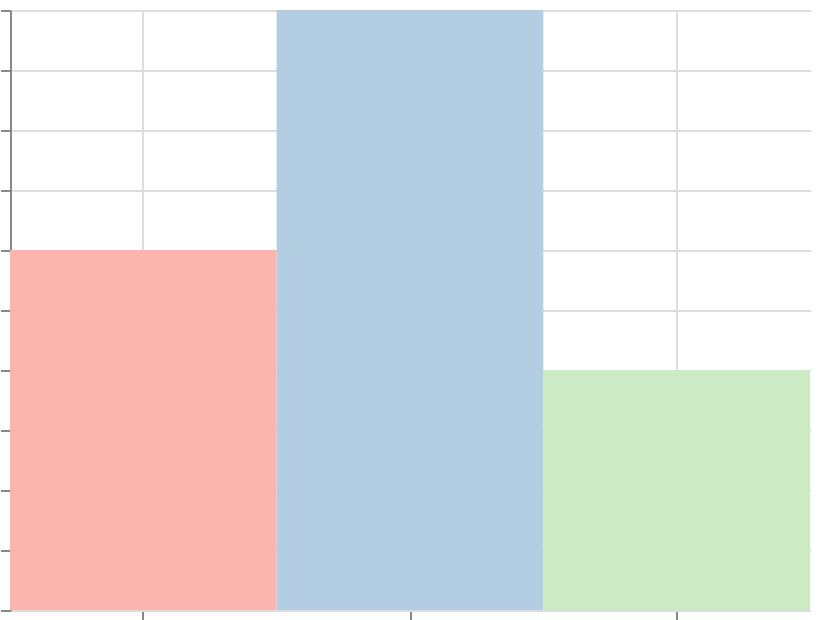

Here is the Vega-Lite specification saved for this chart:
### Vega specification from a JSON file in a GitHub repository (floating-point values rounded to 4 significant figures)
{"$schema": "https://vega.github.io/schema/vega/v6.json", "width": 400, "height": 300, "padding": 5, "autosize": "none", "data": [{"name": "table", "values": [{"cat": "A", "val": 3}, {"cat": "B", "val": 5}, {"cat": "C", "val": 2}]}], "scales": [{"name": "x", "type": "band", "domain": {"data": "table", "field": "cat", "sort": true}, "range": "width"}, {"name": "y", "type": "linear", "domain": {"data": "table", "field": "val"}, "range": [{"signal": "height"}, 0], "zero": true, "nice": true}, {"name": "color", "type": "ordinal", "domain": {"data": "table", "field": "cat", "sort": true}, "scheme": "pastel1"}], "marks": [{"type": "rect", "from": {"data": "table"}, "encode": {"update": {"x": {"scale": "x", "field": "cat"}, "width": {"scale": "x", "band": 1}, "y": {"scale": "y", "field": "val"}, "y2": {"scale": "y", "value": 0}, "fill": {"scale": "color", "field": "cat"}}}}], "axes": [{"scale": "x", "orient": "bottom", "grid": true, "labels": false}, {"scale": "y", "orient": "left", "grid": true, "labels": false}], "legends": [{"fill": "color"}]}
